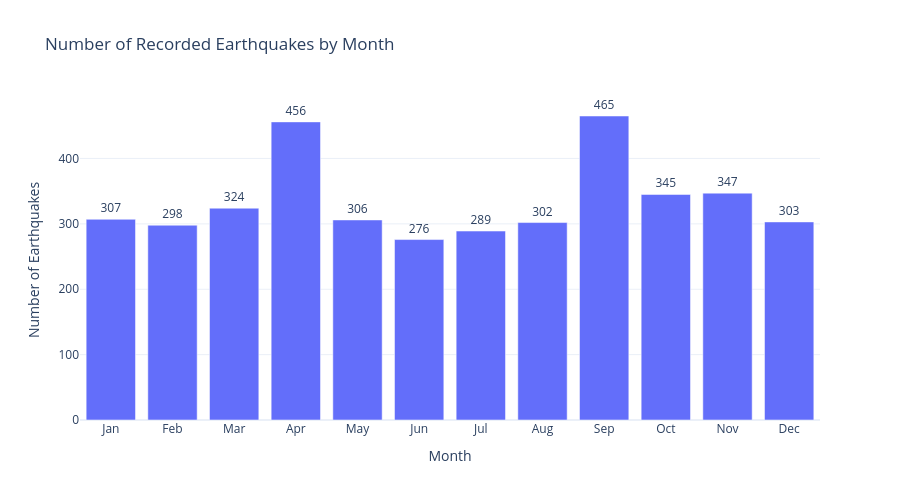

The notebook cell saved with this chart:
### Code cell
fig = px.bar(
    monthly_counts,
    x="Month",
    y="Earthquakes",
    text="Earthquakes",
    title="Number of Recorded Earthquakes by Month"
)

fig.update_traces(
    textposition="outside"
)

fig.update_layout(
    template="plotly_white",
    xaxis_title="Month",
    yaxis_title="Number of Earthquakes",
    height=500
)

fig.update_xaxes(
    tickmode="array",
    tickvals=list(range(1, 13)),
    ticktext=[
        "Jan", "Feb", "Mar", "Apr",
        "May", "Jun", "Jul", "Aug",
        "Sep", "Oct", "Nov", "Dec"
    ]
)

fig.show()

### Figure 1 — Plotly figure (JSON) as saved in the notebook; plotly's stock layout.template omitted (floating-point values rounded to 4 significant figures)
{"data": [{"hovertemplate": "Month=%{x}<br>Earthquakes=%{text}<extra></extra>", "legendgroup": "", "marker": {"color": "#636efa", "pattern": {"shape": ""}}, "name": "", "orientation": "v", "showlegend": false, "text": [307.0, 298.0, 324.0, 456.0, 306.0, 276.0, 289.0, 302.0, 465.0, 345.0, 347.0, 303.0], "textposition": "outside", "type": "bar", "x": [1, 2, 3, 4, 5, 6, 7, 8, 9, 10, 11, 12], "xaxis": "x", "y": [307, 298, 324, 456, 306, 276, 289, 302, 465, 345, 347, 303], "yaxis": "y"}], "layout": {"barmode": "relative", "height": 500, "legend": {"tracegroupgap": 0}, "title": {"text": "Number of Recorded Earthquakes by Month"}, "xaxis": {"anchor": "y", "domain": [0, 1], "tickmode": "array", "ticktext": ["Jan", "Feb", "Mar", "Apr", "May", "Jun", "Jul", "Aug", "Sep", "Oct", "Nov", "Dec"], "tickvals": [1, 2, 3, 4, 5, 6, 7, 8, 9, 10, 11, 12], "title": {"text": "Month"}}, "yaxis": {"anchor": "x", "domain": [0, 1], "title": {"text": "Number of Earthquakes"}}}}
